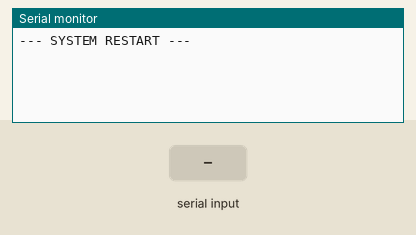
Bench run of a sketch on a simulated ESP32. Parts: the last lines printed to the serial monitor. The inputs (shaded band) are chosen by the test bench. The modem accepts every AT command (registered, SIM ready, sends succeed) and sends nothing else.

Above: at 7.2 s.
7.3 s: "$GNRMC\n" received over the second serial link
At 9.0 s:
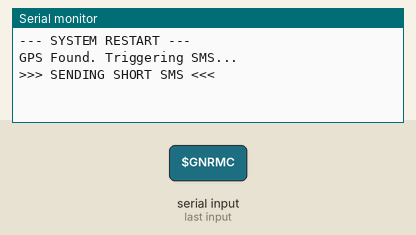
9.3 s: ",V,\n" received over the second serial link
At 11.4 s:
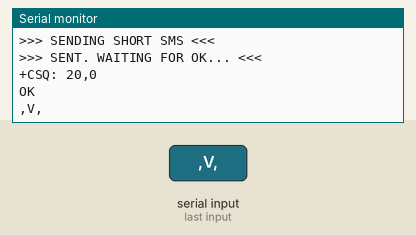

The sketch:

GSMandGPS.ino
```cpp
/*
 * WBAN WATCH - "SAFE SEND" FIX
 * ----------------------------
 * Fixes "+CMS ERROR: SMS size more than expected"
 * by sending a shorter message with delays.
 */

#include <Arduino.h>
#include <HardwareSerial.h>

String PHONE_NUMBER = "+916381146811"; // Updated to the number in your log

// --- PINS ---
#define GSM_RX_PIN 2
#define GSM_TX_PIN 7
#define GPS_RX_PIN 4
#define GPS_TX_PIN -1

HardwareSerial gsmSerial(1);
HardwareSerial gpsSerial(2);

bool smsSent = false;

void setup() {
  Serial.begin(115200);
  gsmSerial.begin(115200, SERIAL_8N1, GSM_RX_PIN, GSM_TX_PIN);
  gpsSerial.begin(9600, SERIAL_8N1, GPS_RX_PIN, GPS_TX_PIN);

  Serial.println("--- SYSTEM RESTART ---");
  delay(5000);

  // Set Text Mode
  gsmSerial.println("AT+CMGF=1");
  delay(1000);
}

void sendSafeSMS(String gpsString) {
  Serial.println("\n>>> SENDING SHORT SMS <<<");

  // 1. Start Command
  gsmSerial.print("AT+CMGS=\"");
  gsmSerial.print(PHONE_NUMBER);
  gsmSerial.println("\"");

  delay(2000); // WAIT LONGER for the '>' prompt

  // 2. Type Message (Keep it simple!)
  gsmSerial.print("ALERT! GPS Data:\n");
  delay(100);

  // 3. Add Link (Demo link if V, Real if A)
  if (gpsString.indexOf(",V,") > 0) {
    gsmSerial.print("https://maps.google.com (Searching...)");
  } else {
    // If we have real coordinates, this works better
    gsmSerial.print("https://maps.google.com");
  }

  delay(500);

  // 4. FINISH
  gsmSerial.write(26); // Ctrl+Z

  Serial.println(">>> SENT. WAITING FOR OK... <<<");
  smsSent = true;
}

void loop() {
  // 1. READ GPS
  if (gpsSerial.available()) {
    String line = gpsSerial.readStringUntil('\n');

    // As soon as we see ANY GPS data, we try to send
    if (line.startsWith("$GNRMC") && !smsSent) {
       Serial.println("GPS Found. Triggering SMS...");

       // Check Signal First
       gsmSerial.println("AT+CSQ");
       delay(500);

       sendSafeSMS(line);
    }
  }

  // 2. SHOW GSM REPLIES
  if (gsmSerial.available()) {
    Serial.write(gsmSerial.read());
  }
}
```

Measured:
- after the input at 7.3 s, the serial monitor: prints a new line at once (image 1)
- after the input at 9.3 s, the serial monitor: prints a new line after 1.1 s (image 2)
